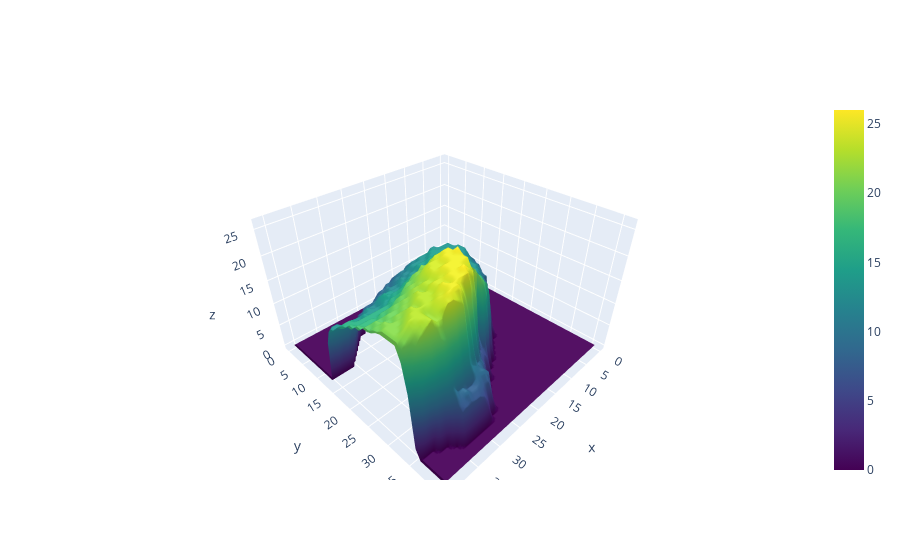

The cell this chart's notebook holds for it:
### Code cell
import plotly.graph_objs as go
import plotly.graph_objects as go


df = pd.read_pickle('data\original\dataset_3d_vnir_xrt.pkl')
def plot_mesh(df, index=0):
    data = df["data_cube"][index][0]
    data = np.pad(data, (3, 3), mode='constant', constant_values=(0, 0))
    x = np.arange(0, data.shape[0], 1)
    y = np.arange(0, data.shape[1], 1)
    mesh = go.Surface(x=x, y=y, z=data, colorscale="Viridis")
    fig = go.Figure(data=[mesh])
    fig.show()
    
plot_mesh(df, index=10)

### Figure 1 — Plotly figure (JSON) as saved in the notebook; plotly's stock layout.template omitted (floating-point values rounded to 4 significant figures; data arrays with more than 128 entries replaced by an {"elided": "..."} marker saying what was removed)
{"data": [{"colorscale": [[0, "#440154"], [0.1111, "#482878"], [0.2222, "#3e4989"], [0.3333, "#31688e"], [0.4444, "#26828e"], [0.5556, "#1f9e89"], [0.6667, "#35b779"], [0.7778, "#6ece58"], [0.8889, "#b5de2b"], [1, "#fde725"]], "type": "surface", "x": [0, 1, 2, 3, 4, 5, 6, 7, 8, 9, 10, 11, 12, 13, 14, 15, 16, 17, 18, 19, 20, 21, 22, 23, 24, 25, 26, 27, 28, 29, 30, 31, 32, 33, 34, 35, 36, 37, 38, 39, 40, 41], "y": [0, 1, 2, 3, 4, 5, 6, 7, 8, 9, 10, 11, 12, 13, 14, 15, 16, 17, 18, 19, 20, 21, 22, 23, 24, 25, 26, 27, 28, 29, 30, 31, 32, 33, 34, 35, 36, 37, 38, 39, 40, 41, 42, 43, 44, 45, 46, 47, 48, 49, 50, 51, 52], "z": {"elided": "42x53 int values"}}], "layout": {}}
